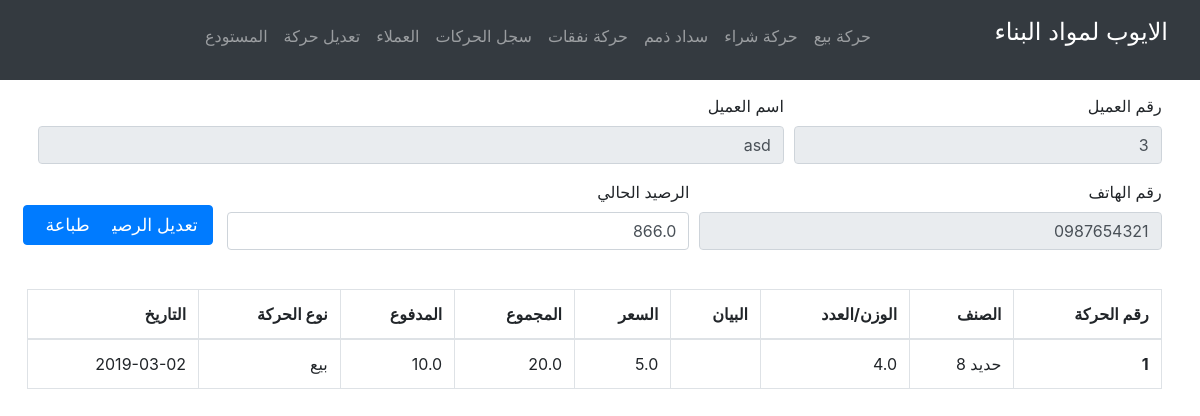
/u/3, run on an earlier commit of the app's database.
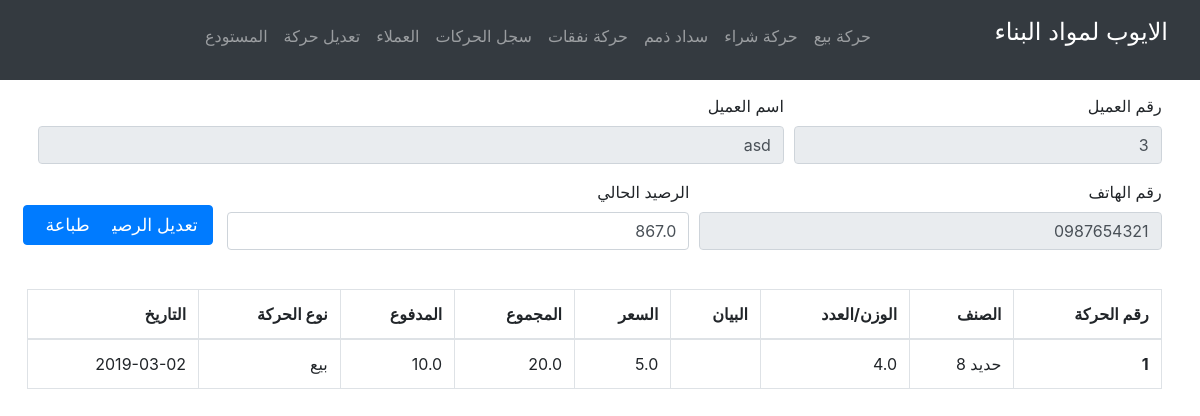
And on a later commit of the database.
### tables this page shows
CREATE TABLE clients (clientId INTEGER PRIMARY KEY, client_name TEXT, client_phone TEXT, client_balance REAL);

CREATE TABLE inventory (itemId INTEGER PRIMARY KEY, item_name TEXT, item_stock REAL);

CREATE TABLE transactions (transactionId INTEGER PRIMARY KEY, clientId INTEGER, itemId INTEGER, weight REAL, descreption TEXT, price REAL, total REAL, paid REAL, typeId VARCHAR(1), typeName TEXT, date TEXT);

### app.py (the view)
@app.route("/u/<clientId>", methods=["GET", "POST"])
def client(clientId):
  clientId = int(clientId)
  print(clientId)
  if clientId == 1:
    return redirect("/cash")
  if request.method == "POST":
    try:
      balance = float(request.form.get('balance'))
    except:
      return "حدث خطأ. الرجاء اعادة الحاولة مع التأكد من الرصيد المدخل"
    print(balance)
    db.execute('UPDATE clients SET client_balance = (?) WHERE clientId = (?)', [balance, clientId])
    db.commit()
    return "/u/{}".format(clientId)
  else:
    if clientId:
      clientQ = db.execute("SELECT * FROM clients WHERE clientId = (?)", [clientId]).fetchone()
      client = {
        'id': clientQ[0],
        'name': clientQ[1],
        'phone': clientQ[2],
        'balance': clientQ[3]
      }
      transactions = []
      transactionQ = db.execute("SELECT * FROM transactions WHERE clientId = (?) ORDER BY transactionId", [clientId]).fetchall()
      for record in transactionQ:
        itemNameQuery = db.execute("SELECT item_name FROM inventory WHERE itemId = (?)", [record[2]]).fetchone()
        transactions.append({
          'transactionId': record[0],
          'itemName': itemNameQuery[0] if itemNameQuery else "",
          'weight': record[3],
          'descreption': record[4],
          'price': record[5],
          'total': record[6],
          'paid': record[7],
          'type': record[9],
          'date': record[10]
        })
    return render_template('client.html', client=client, transactions=transactions)

### app.py (called while the page is built)
@app.after_request
def after_request(response):
  response.headers["Cache-Control"] = "no-cache, no-store, must-revalidate"
  response.headers["Expires"] = 0
  response.headers["Pragma"] = "no-cache"
  return response

### templates/client.html (shortened to what this page needs)
{% extends "layout.html" %}
{% block head %}
  <link href="/static/css/client.css" rel="stylesheet">
{% endblock %}
{% block body %}
  <div class="client-info">
    <form>
      <div class="form-row">
        <div class="form-goup col-md-4">
          <label>رقم العميل</label>
          <input class="form-control" value="{{ client.id }}" id="clientId" disabled />
        </div>
        <div class="form-group col-md-8">
          <label>اسم العميل</label>
          <input class="form-control"  value="{{ client.name }}" disabled />
        </div>
      </div>
      <div class="form-row">
        <div class="form-group col-md-5">
          <label>رقم الهاتف</label>
          <input class="form-control" value="{{ client.phone }}" disabled />
        </div>
        <div class="form-group col-md-5">
          <label>الرصيد الحالي</label>
          <input
            class="form-control"
            id="balance"
            type="number"
            step="0.001"
            value="{{ client.balance }}"
          />
        </div>
        <div class="col-md-1">
          <button class="btn btn-primary row-btn" id="edit" type="button">تعديل الرصيد</button>
        </div>
        <div class="col-md-1">
          <button class="btn btn-primary row-btn" id="print" type="button">طباعة</button>
        </div>
      </div>
    </form>
  </div>
  <div class="center-table">
    <table class="table table-bordered">
      <thead class="text-right">
        <tr>
          <th scope="col">رقم الحركة</th>
          <th scope="col">الصنف</th>
          <th scope="col">الوزن/العدد</th>
          <th scope="col">البيان</th>
          <th scope="col">السعر</th>
          <th scope="col">المجموع</th>
          <th scope="col">المدفوع</th>
          <th scope="col">نوع الحركة</th>
          <th scope="col">التاريخ</th>
        </tr>
      </thead>
      <tbody class="text-right">
        {% for transaction in transactions %}
          <tr>
            <th scope="row">{{ transaction.transactionId }}</th>
            <td>{{ transaction.itemName }}</td>
            <td>{{ transaction.weight }}</td>
            <td>{{ transaction.descreption }}</td>
            <td>{{ transaction.price }}</td>
            <td>{{ transaction.total }}</td>
            <td>{{ transaction.paid }}</td>
            <td>{{ transaction.type }}</td>
            <td>{{ transaction.date }}</td>
          </tr>
        {% endfor %}
      </tbody>
    </table>
  </div>
{% endblock %}

### templates/layout.html (shortened to what this page needs)
<!DOCTYPE html>
<html lang="ar" dir="rtl">
  <head>
    <link href="/static/bootstrap/css/bootstrap-reboot.css" rel="stylesheet">
    <link href="/static/bootstrap/css/bootstrap-grid.css" rel="stylesheet">
    <link href="/static/bootstrap/css/bootstrap.css" rel="stylesheet">
    <link href="/static/css/layout.css" rel="stylesheet">
    {% block head %}{% endblock %}
  </head>
  <body>
    <nav class="navbar fixed-top navbar-expand-lg navbar-dark bg-dark pull-right">
      <a class="navbar-brand" href="/"><p class="headtext">الايوب لمواد البناء</p></a>
          <ul class="navbar-nav mr-auto mt-2">
              <li class="nav-item"><a class="nav-link" href="/transaction"><p class="font-weight-light"><strong>حركة بيع</strong></p></a></li>
              <li class="nav-item"><a class="nav-link" href="/addItems"><p class="font-weight-light"><strong> حركة شراء</strong></p></a></li>
              <li class="nav-item"><a class="nav-link" href="/repayDebt"><p class="font-weight-light"><strong>سداد ذمم</strong></p></a></li>
              <li class="nav-item"><a class="nav-link" href="/expense"><p class="font-weight-light"><strong>حركة نفقات</strong></p></a></li>
              <li class="nav-item"><a class="nav-link" href="/transactionLog"><p class="font-weight-light"><strong>سجل الحركات</strong></p></a></li>
              <li class="nav-item"><a class="nav-link" href="/clients"><p class="font-weight-light"><strong>العملاء</strong></p></a></li>
              <li class="nav-item"><a class="nav-link" href="/editTransactionForm"><p class="font-weight-light"><strong>تعديل حركة</strong></p></a></li>
              <li class="nav-item"><a class="nav-link" href="/inventory"><p class="font-weight-light"><strong>المستودع</strong></p></a></li>
          </ul>
          <ul class="navbar-nav ml-auto mt-2">
              <li class="nav-item"><a class="nav-link" href="/logout"><p class="font-weight-light"><strong>&nbsp;&nbsp;&nbsp;&nbsp;&nbsp;&nbsp;&nbsp;&nbsp;&nbsp;&nbsp;&nbsp;</strong></p></a></li>
          </ul>
    </nav>
    <div class="container-fluid">
    {% block body %}{% endblock %}
    </div>
  </body>
</html>

### static/css/layout.css (style rules this page uses)
.headtext { font-size: larger; }

### static/css/client.css (style rules this page uses)
.client-info { margin-top: 8%; margin-right: 2%; margin-left: 2%; }
form, input { text-align: right; }
.center-table { margin-top: 2%; margin-right: 2%; margin-left: 1%; }
.row-btn { margin-top: 30%; font-size: 17.5px; }
button#edit { padding-right: 17%; padding-left: 17%; margin-right: 5%; }
button#print { padding-right: 25%; padding-left: 25%; margin-right: 13%; }

What changed in the data, as far as the page shows it:
changed clients "asd": balance "866.0" → "867.0"
